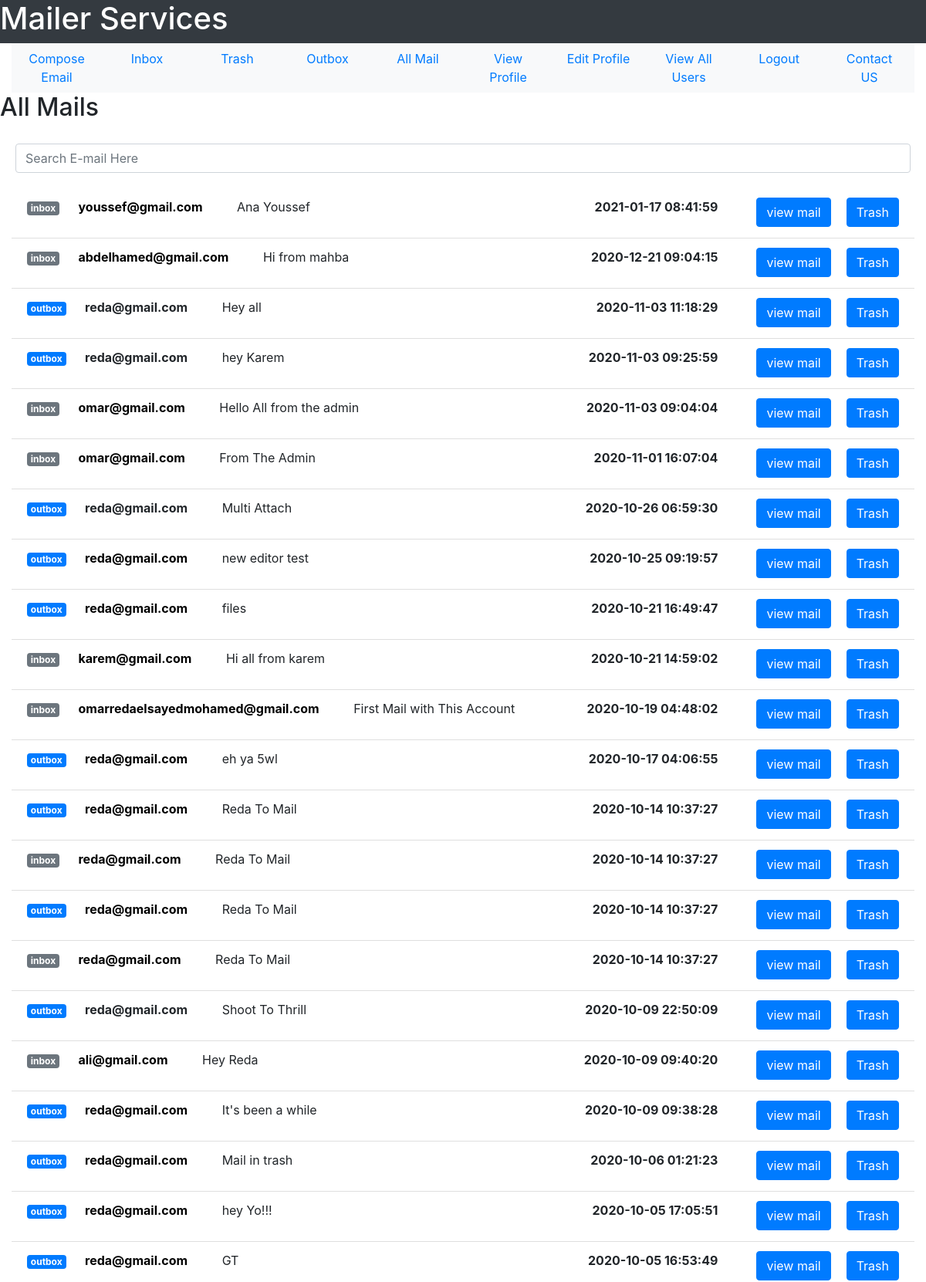
/all-mail (signed in, upper part), run on the app's committed database.
### tables this page shows
CREATE TABLE user(user_id INTEGER PRIMARY KEY, user_name TEXT NOT NULL, user_email TEXT NOT NULL, user_password TEXT  NOT NULL, user_gender TEXT NOT NULL, user_date_of_birth TEXT NOT NULL, user_city TEXT NOT NULL, user_country TEXT NOT NULL, user_contact INTEGER, user_account_creation_date TEXT NOT NULL, user_active INTEGER DEFAULT 0 CHECK(user_active == 1 OR user_active == 0), visits INTEGER DEFAULT 0, UNIQUE(user_email));

CREATE TABLE mail(mail_id INTEGER PRIMARY KEY, sender_id INTEGER NOT NULL, receiver_id INTEGER NOT NULL, mail_subject TEXT, mail_body TEXT,  mail_date TEXT NOT NULL,mail_seen INTEGER DEFAULT 0 CHECK(mail_seen == 0 OR mail_seen == 1), sender_trashed INTEGER DEFAULT 0 CHECK(sender_trashed == 0 OR sender_trashed == 1), receiver_trashed INTEGER DEFAULT 0 CHECK(receiver_trashed == 0 OR receiver_trashed == 1), multiple_receivers INTEGER DEFAULT 0 CHECK(multiple_receivers == 0 OR multiple_receivers == 1), FOREIGN KEY(sender_id, receiver_id) REFERENCES user(user_id, user_id));

### User/User_Mail/user_mail.py (the view)
@user_mail_bp.route("/all-mail")
def see_all_mail():
    inbox = return_inbox(get_user_id(session["email"]))
    outbox = return_outbox(get_user_id(session["email"]))
    all_mail = sort_mails(inbox + outbox)
    return render_template("User_Mail/view_all_mail.html", all_mail = all_mail, user_email = session["email"])

### User/User_Mail/user_mail.py (called while the page is built)
def get_user_id(user_email):
    sqlite_connection = sqlite3.connect('MAIL_DB.db')
    select_user_query = """SELECT user_id FROM user WHERE user_email = ?;"""
    select_user_query_data = (user_email,)
    user_record = sqlite_connection.execute(select_user_query, select_user_query_data)
    user_id = 0
    for data in user_record:
        user_id = data[0]
    sqlite_connection.close()
    return user_id

def get_user_email(user_id):
    sqlite_connection = sqlite3.connect('MAIL_DB.db')
    select_user_query = """SELECT user_email FROM user WHERE user_id = ?;"""
    select_user_query_data = (user_id,)
    user_record = sqlite_connection.execute(select_user_query, select_user_query_data)
    user_email = ""
    for data in user_record:
        user_email = data[0]
    sqlite_connection.close()
    return user_email

def check_attachment_exist(mail_id):
    sqlite_connection = sqlite3.connect('MAIL_DB.db')
    search_file_query = """SELECT * FROM attachment WHERE mail_id = ?;"""
    search_file_query_data = (mail_id,)
    file_list = sqlite_connection.execute(search_file_query, search_file_query_data).fetchall()
    if len(file_list) == 0:
        sqlite_connection.close()
        return False
    else:
        sqlite_connection.close()
        return True

def get_attachments(mail_id):
    sqlite_connection = sqlite3.connect('MAIL_DB.db')
    select_attachment_query = """SELECT attachment_file FROM attachment WHERE mail_id = ?;"""
    mail_attachments = sqlite_connection.execute(select_attachment_query, (mail_id,))
    file_list = []
    for file in mail_attachments:
        file_list.append(file)
    sqlite_connection.close()
    return file_list

def remove_milli_seconds(full_date):
    date = datetime.strptime(full_date, '%Y-%m-%d %H:%M:%S.%f')
    return date.strftime('%Y-%m-%d %H:%M:%S')

def sort_mails(all_mails):
    counter = 0
    while(counter < len(all_mails)):
        i = 0
        while(i < len(all_mails)-1):
            if all_mails[i]["mail_id"] < all_mails[i+1]["mail_id"]:
                temp = all_mails[i]
                all_mails[i] = all_mails[i+1]
                all_mails[i+1] = temp
            i += 1
        counter += 1
    return all_mails

### User/User_Mail/templates/User_Mail/view_all_mail.html (shortened to what this page needs)
<!DOCTYPE html>
<html lang = "en">
    <head>
        <link rel="stylesheet" href="https://maxcdn.bootstrapcdn.com/bootstrap/4.5.2/css/bootstrap.min.css">
    </head>
    <body>
        <div class = "container-fluid">
            <div class = "row bg-dark text-white">
                <h1>Mailer Services</h1>
            </div>
            <div>
                <ul class = "nav nav-justified bg-light">
                    <li class = 'nav-item'>
                        <a href = "{{url_for('user_mail_bp.compose_email')}}" class = 'nav-link'>Compose Email</a>
                    </li>
                    <li class = 'nav-item'>
                        <a href = "{{url_for('user_mail_bp.see_inbox')}}" class = 'nav-link'>Inbox</a>
                    </li>
                    <li class = 'nav-item'>
                        <a href = "{{url_for('user_mail_bp.trash')}}" class = 'nav-link'>Trash</a>
                    </li>
                    <li class = 'nav-item'>
                        <a href = "{{url_for('user_mail_bp.see_outbox')}}" class = 'nav-link'>Outbox</a>
                    </li>
                    <li class = 'nav-item'>
                        <a href = "{{url_for('user_mail_bp.see_all_mail')}}" class = 'nav-link'>All Mail</a>
                    </li>
                    <li class = 'nav-item'>
                        <a href = "{{url_for('user_profile_bp.view_profile')}}" class = 'nav-link'>View Profile</a>
                    </li>
                    <li class = 'nav-item'>
                        <a href = "{{url_for('user_profile_bp.edit_profile_form')}}" class = 'nav-link'>Edit Profile</a>
                    </li>
                    <li class = 'nav-item'>
                        <a href = "{{url_for('user_profile_bp.view_all_users')}}" class = 'nav-link'>View All Users</a>
                    </li>
                    <li class = 'nav-item'>
                        <a href = "{{url_for('user_profile_bp.logout')}}" class = 'nav-link'>Logout</a>
                    </li>
                    <li class = 'nav-item'>
                        <a href = "{{url_for('user_profile_bp.contact_us')}}" class = 'nav-link'>Contact US</a>
                    </li>
                </ul>
            </div>
            <div class = "row">
                <h2>All Mails</h2>
            </div>
            <div class = "row">
                <input type = "text" id = "searchBar" class = "form-control" style = "margin: 20px;" placeholder = "Search E-mail Here">
            </div>
            <div>
                <ul class = "list-group list-group-flush">
                    {% for user_mail in all_mail %}
                        {% if user_mail["sender_mail"] == user_email %}
                            <li class = "list-group-item">
                                <p>
                                    <span class = "badge badge-primary">outbox</span>
                                    {%if user_mail["receiver_mail"] != "Multiple Receivers"%}
                                        <a href = "{{url_for('user_mail_bp.compose_to_email', user_mail = user_mail['sender_mail'])}}" style = "color: black;">
                                            <strong style = "margin: 20px;" id = "userMail">{{user_mail["sender_mail"]}}</strong>
                                        </a>
                                    {% else %}
                                        <strong style = "margin: 20px;" id = "userMail">{{user_mail["sender_mail"]}}</strong>
                                    {% endif %}
                                    <span style = "margin: 20px;" id = "mailSubject">{{user_mail["mail_subject"]}}</span>
                                    <a href = "{{url_for('user_mail_bp.all_mail_to_trash', mail_id = user_mail['mail_id'], trash_identity = 0)}}"
                                    class = "btn btn-primary float-right" style = "margin-left: 20px;">Trash</a>
                                    <a href = "{{url_for('user_mail_bp.view_mail', mail_id = user_mail['mail_id'])}}" class = "btn btn-primary float-right">view mail</a>
                                    <strong style = "margin-right: 50px;" class = "float-right">{{user_mail["mail_date"]}}</strong>
                                </p>
                            </li>
                            {% endif %}
                        {% if user_mail["receiver_mail"] == user_email %}
                            <li class = "list-group-item">
                                <p>
                                    {% if user_mail["mail_seen"] %}
                                        <span class = "badge badge-secondary">inbox</span>
                                    {% else %}
                                        <span class = "badge badge-danger">inbox</span>
                                    {% endif %}
                                    <a href = "{{url_for('user_mail_bp.compose_to_email', user_mail = user_mail['sender_mail'])}}" style = "color: black;">
                                        <strong style = "margin: 20px;" id = "userMail">{{user_mail["sender_mail"]}}</strong>
                                    </a>
                                    <span style = "margin: 20px;" id = "mailSubject">{{user_mail["mail_subject"]}}</span>
                                    <a href = "{{url_for('user_mail_bp.all_mail_to_trash', mail_id = user_mail['mail_id'], trash_identity = 1)}}"
                                    class = "btn btn-primary float-right" style = "margin-left: 20px;">Trash</a>
                                    <a href = "{{url_for('user_mail_bp.view_mail', mail_id = user_mail['mail_id'])}}" class = "btn btn-primary float-right">view mail</a>
                                    <strong style = "margin-right: 50px;" class = "float-right">{{user_mail["mail_date"]}}</strong>
                                </p>
                            </li>
                        {% endif %}
                    {% endfor %}
                </ul>
                </div>
        </div>
    </body>
</html>

### data on the page
user: sender_mail "youssef@gmail.com"
mail: mail_subject "Ana Youssef"
user: sender_mail "abdelhamed@gmail.com"
mail: mail_subject "Hi from mahba"
user: sender_mail "reda@gmail.com" "reda@gmail.com" "reda@gmail.com" "reda@gmail.com", sender_mail "reda@gmail.com" "reda@gmail.com" "reda@gmail.com" "reda@gmail.com" "reda@gmail.com" "reda@gmail.com" "reda@gmail.com" "reda@gmail.com" "reda@gmail.com", sender_mail "reda@gmail.com" "reda@gmail.com"
mail: mail_subject "Hey all"
mail: mail_subject "hey Karem"
user: sender_mail "omar@gmail.com" "omar@gmail.com"
mail: mail_subject "Hello All from the admin"
mail: mail_subject "From The Admin"
mail: mail_subject "Multi Attach"
mail: mail_subject "new editor test"
mail: mail_subject "files"
user: sender_mail "karem@gmail.com"
mail: mail_subject "Hi all from karem"
user: sender_mail "omarredaelsayedmohamed@gmail.com"
mail: mail_subject "First Mail with This Account"
mail: mail_subject "eh ya 5wl"
mail: mail_subject "Reda To Mail" "Reda To Mail", mail_subject "Reda To Mail" "Reda To Mail"
mail: mail_subject "Shoot To Thrill"
user: sender_mail "ali@gmail.com"
mail: mail_subject "Hey Reda"
mail: mail_subject "It's been a while"
mail: mail_subject "Mail in trash"
mail: mail_subject "hey Yo!!!"
mail: mail_subject "GT"

### other printed values
{{ user_mail["mail_date"] }} "2021-01-17 08:41:59" "2020-12-21 09:04:15" "2020-11-03 09:04:04" "2020-11-01 16:07:04" "2020-10-21 14:59:02" "2020-10-19 04:48:02" "2020-10-14 10:37:27" "2020-10-14 10:37:27" "2020-10-09 09:40:20"
{{ user_mail["mail_date"] }} "2020-11-03 11:18:29" "2020-11-03 09:25:59" "2020-10-26 06:59:30" "2020-10-25 09:19:57" "2020-10-21 16:49:47" "2020-10-17 04:06:55" "2020-10-14 10:37:27" "2020-10-14 10:37:27" "2020-10-09 22:50:09" "2020-10-09 09:38:28" "2020-10-06 01:21:23" "2020-10-05 17:05:51" "2020-10-05 16:53:49"
